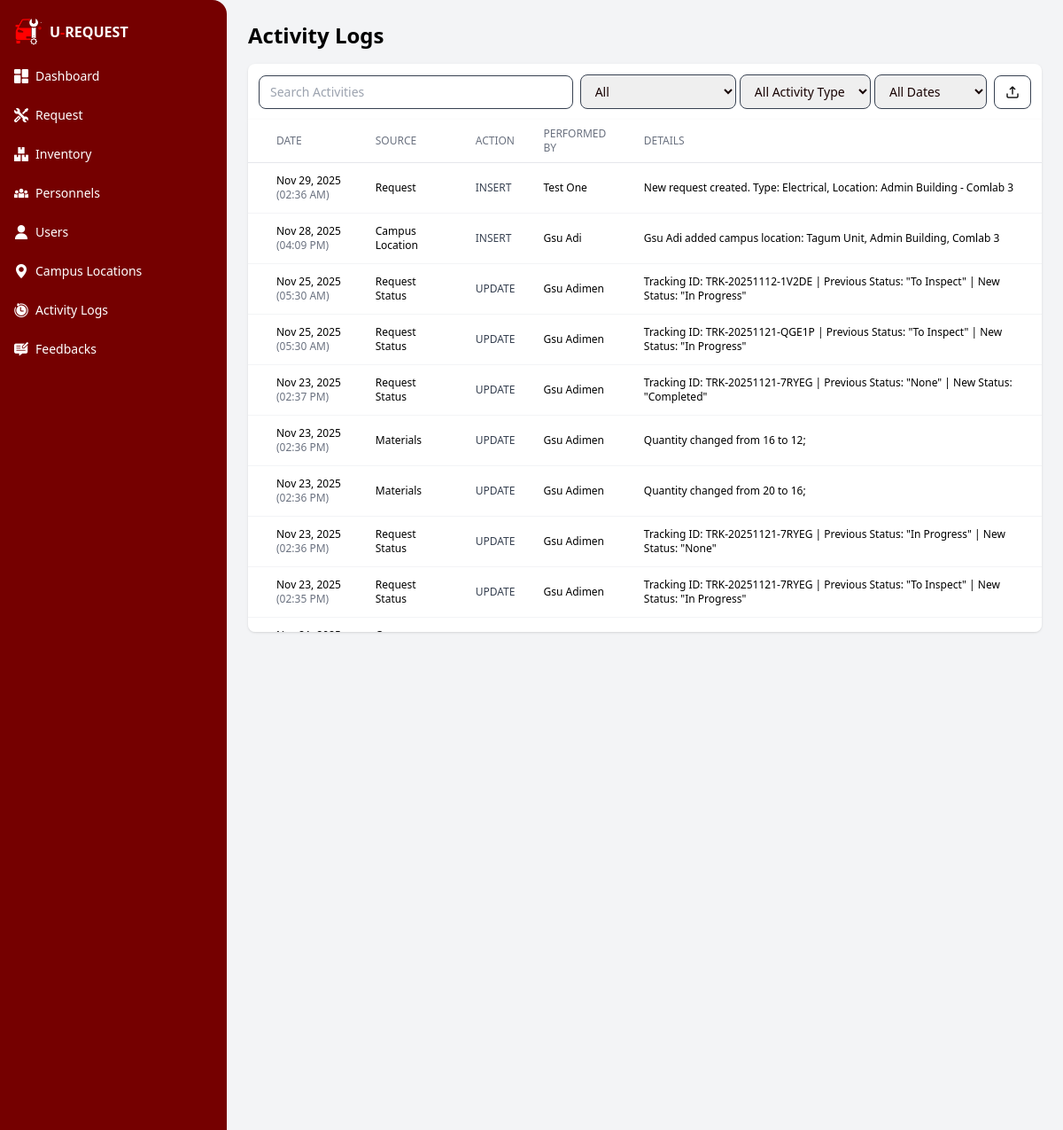
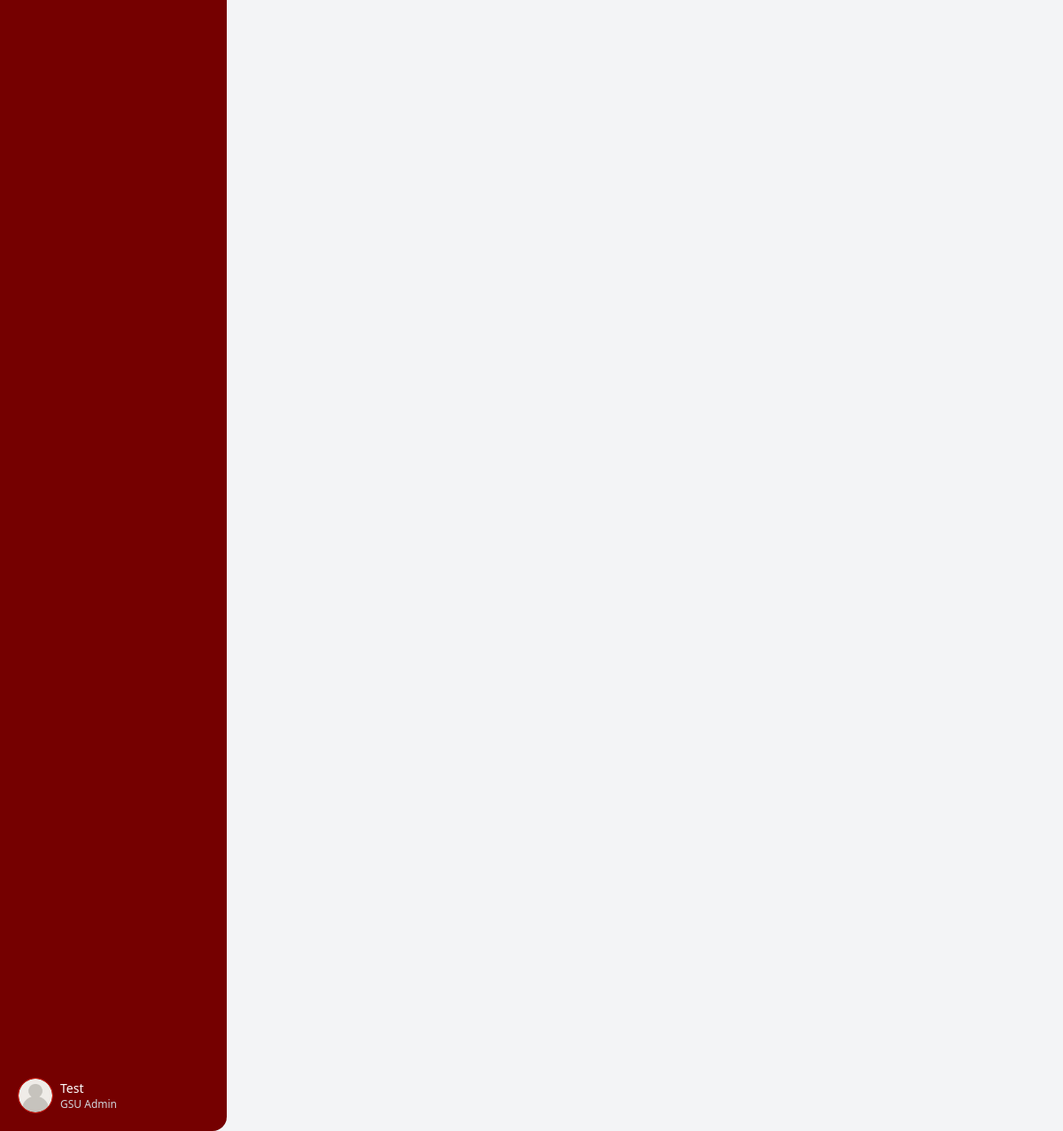
Page /app/modules/gsu_admin/views/logs.php (signed in) on the earlier database version (2 pictures, top to bottom).
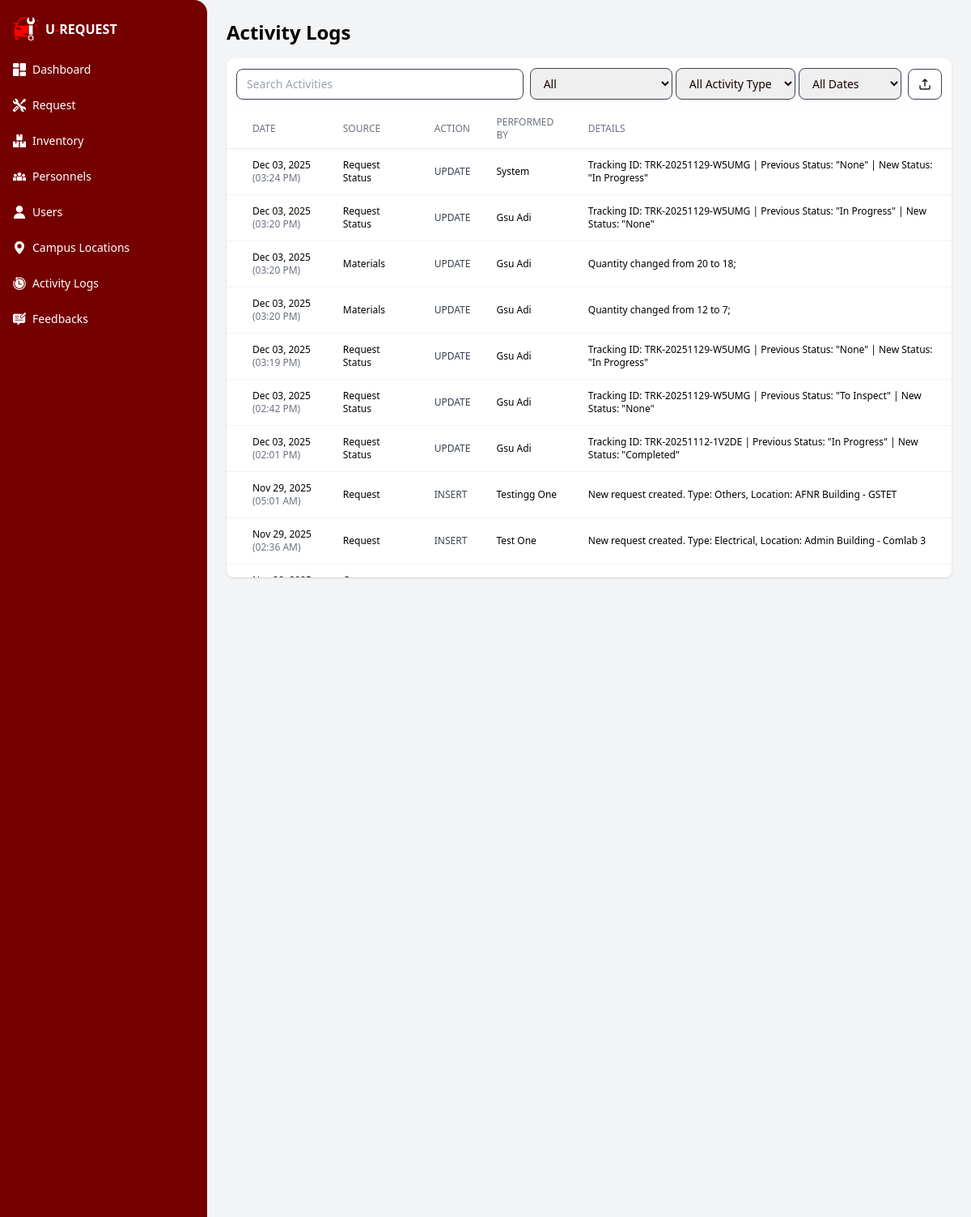
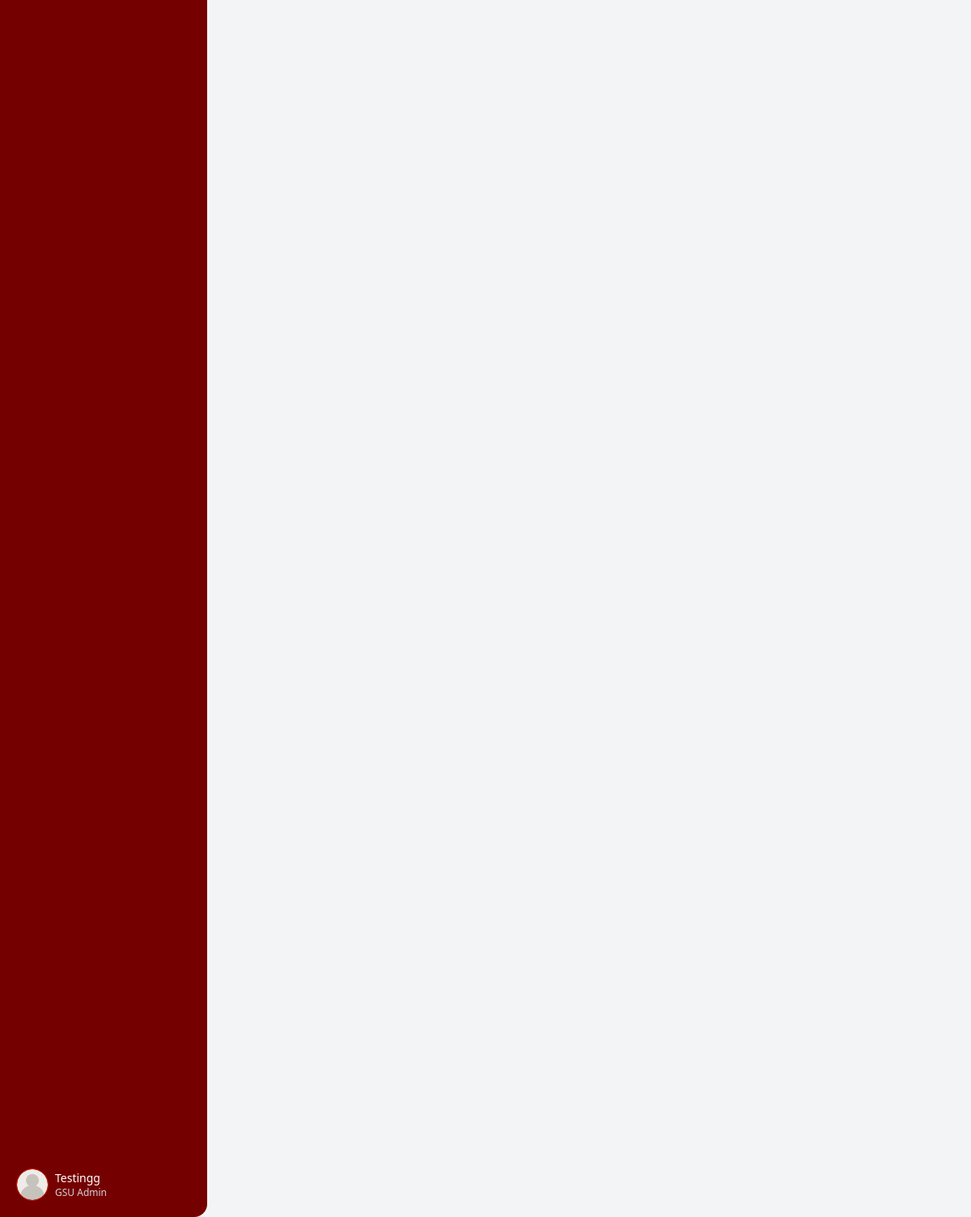
Same page on the later database version (2 pictures, top to bottom).
### tables this page shows
CREATE TABLE `activity_logs` (
  `logs_id` int(10) unsigned NOT NULL AUTO_INCREMENT,
  `source` varchar(150) NOT NULL,
  `name` varchar(150) NOT NULL,
  `action` enum('INSERT','UPDATE','DELETE') NOT NULL,
  `description` text DEFAULT NULL,
  `changed_at` timestamp NOT NULL DEFAULT current_timestamp(),
  PRIMARY KEY (`logs_id`)
);

### app/core/BaseModel.php (called while the page is built, shortened)
<?php
class BaseModel {
    protected $host = 'localhost';
    protected $user = 'root';
    protected $pass = '';
    protected $name = 'u_request';
    private function connect() {
        $this->db = @new mysqli($this->host, $this->user, $this->pass, $this->name);
    }
}

### app/models/ActivityLogsModel.php (called while the page is built, shortened)
<?php
require_once __DIR__ . '/../core/BaseModel.php';
class ActivityLogsModel extends BaseModel {
   public function getLogs($sourceFilter = 'all', $actionFilter = 'all', $dateFilter = 'all', $limit = 100)
{
    $role = 'gsu';
    $accessLevelId = 0;
    if (isset($_SESSION['staff_id'])) {
        $staffId = $_SESSION['staff_id'];
        $stmt = $this->db->prepare("
            SELECT a.accessLevel_id, LOWER(aal.accessLevel_desc) AS role
            FROM administrator AS a
            JOIN admin_access_level AS aal ON a.accessLevel_id = aal.accessLevel_id
            WHERE a.staff_id = ?
        ");
        $stmt->bind_param("s", $staffId);
        $stmt->execute();
        $result = $stmt->get_result();
    }
    switch ($accessLevelId) {
        default: $role = 'gsu';
    }
    $accessRules = [
        'super' => [
            'gsu personnel', 'materials', 'request', 'request status',
            'assigned personnel', 'administrator', 'campus location',
            'driver', 'vehicle', 'vehicle request', 'vehicle request assignment', 'requester'
        ],
        'gsu' => [
            'gsu personnel', 'materials', 'request', 'request status',
            'assigned personnel', 'campus location'
        ],
        'motorpool' => [
            'driver', 'vehicle', 'vehicle request', 'vehicle request assignment'
        ]
    ];
    $allowedSources = $accessRules[$role] ?? [];
    $query = "
        SELECT
            changed_at AS timestamp,
            source,
            action AS action_type,
            name AS affected_item,
            description AS details
        FROM activity_logs
    ";
    $conditions = [];
    if (!empty($allowedSources)) {
        $escaped = array_map([$this->db, 'real_escape_string'], $allowedSources);
        $conditions[] = "source IN ('" . implode("','", $escaped) . "')";
    }
    $dateCondition = $this->buildDateCondition($dateFilter, 'changed_at');
    if (!empty($conditions)) {
        $query .= " WHERE " . implode(" AND ", $conditions);
    }
    $query .= " ORDER BY timestamp DESC LIMIT $limit";
    $result = $this->db->query($query);
    return $result ? $result->fetch_all(MYSQLI_ASSOC) : [];
}
    private function buildDateCondition($dateFilter, $column = 'changed_at') {
        switch ($dateFilter) {
            default: return "";
        }
    }
}

### app/controllers/ActivityLogsController.php (the view, shortened to what the changed rows need)
<?php
require_once __DIR__ . '/../models/ActivityLogsModel.php';
class ActivityLogsController {
    private $model;
    public function __construct() {
        $this->model = new ActivityLogsModel();
    }
    public function renderLogs($tableFilter = 'all', $actionFilter = 'all', $dateFilter = 'all') {
        $logs = $this->model->getLogs($tableFilter, $actionFilter, $dateFilter, 100);
        $html = "";
        foreach ($logs as $row) {
            $actionClass = "text-gray-700";
            $logData = htmlspecialchars(json_encode($row), ENT_QUOTES, 'UTF-8');
            $html .= '
            <tr
                data-log="' . $logData . '"
                @click="selected = JSON.parse($el.dataset.log); showDetails = true"
                class="hover:bg-gray-100 cursor-pointer text-left border-b border-gray-100 transition-colors duration-150 ease-in-out"
            >
                <td class="pl-8 py-3">
                ' . date('M d, Y', strtotime($row['timestamp'])) . '
                <span class="text-xs text-gray-500">(' . date('h:i A', strtotime($row['timestamp'])) . ')</span>
                </td>
                <td class="px-4 py-3">' . htmlspecialchars($row['source']) . '</td>
                <td class="px-4 py-3 ' . $actionClass . '">' . htmlspecialchars($row['action_type']) . '</td>
                <td class="px-4 py-3">' . htmlspecialchars($row['affected_item']) . '</td>
                <td class="px-4 py-3">' . htmlspecialchars($row['details']) . '</td>
            </tr>';
        }
        return $html;
    }
}

### app/components/gsu_menu.php (shortened to what the changed rows need)
<aside id="sidebar" class="bg-primary w-16 md:w-64 h-screen rounded-r-2xl text-text flex flex-col fixed z-50 transition-all duration-300">
  <div class="flex flex-col flex-1">
    <div class="p-2 md:p-3 mt-auto text-sm relative">
      <button id="profileButton" class="flex items-center w-full p-2 rounded-lg hover:bg-accent transition">
        <div class="hidden md:block pl-2 text-left">
          <p class="text-white text-sm font-medium">
            <?php echo htmlspecialchars($_SESSION['full_name'] ?? 'Guest'); ?>
          </p>
          <p class="text-xs text-gray-300">
            GSU Admin
          </p>
        </div>
      </button>
    </div>
  </div>
</aside>

Differences in the rows shown:
no longer on this page (row unchanged): activity_logs: changed_at "Nov 28, 2025", changed_at "04:09 PM", source "Campus Location", action "INSERT", name "Gsu Adi", description "Gsu Adi added campus location: Tagum Unit, Admin Building, Comlab 3"
no longer on this page (row unchanged): activity_logs: changed_at "Nov 25, 2025", changed_at "05:30 AM", source "Request Status", action "UPDATE", name "Gsu Adimen", description "Tracking ID: TRK-20251112-1V2DE | Previous Status: \"To Inspect\" | New Status: \"In Progress\""
no longer on this page (row unchanged): activity_logs: changed_at "Nov 25, 2025", changed_at "05:30 AM", source "Request Status", action "UPDATE", name "Gsu Adimen", description "Tracking ID: TRK-20251121-QGE1P | Previous Status: \"To Inspect\" | New Status: \"In Progress\""
no longer on this page (row unchanged): activity_logs: changed_at "Nov 23, 2025", changed_at "02:37 PM", source "Request Status", action "UPDATE", name "Gsu Adimen", description "Tracking ID: TRK-20251121-7RYEG | Previous Status: \"None\" | New Status: \"Completed\""
no longer on this page (row unchanged): activity_logs: changed_at "Nov 23, 2025", changed_at "02:36 PM", source "Materials", action "UPDATE", name "Gsu Adimen", description "Quantity changed from 16 to 12;"
no longer on this page (row unchanged): activity_logs: changed_at "Nov 23, 2025", changed_at "02:36 PM", source "Materials", action "UPDATE", name "Gsu Adimen", description "Quantity changed from 20 to 16;"
no longer on this page (row unchanged): activity_logs: changed_at "Nov 23, 2025", changed_at "02:36 PM", source "Request Status", action "UPDATE", name "Gsu Adimen", description "Tracking ID: TRK-20251121-7RYEG | Previous Status: \"In Progress\" | New Status: \"None\""
no longer on this page (row unchanged): activity_logs: changed_at "Nov 23, 2025", changed_at "02:35 PM", source "Request Status", action "UPDATE", name "Gsu Adimen", description "Tracking ID: TRK-20251121-7RYEG | Previous Status: \"To Inspect\" | New Status: \"In Progress\""
added activity_logs: changed_at "Dec 03, 2025", changed_at "03:24 PM", source "Request Status", action "UPDATE", name "System", description "Tracking ID: TRK-20251129-W5UMG | Previous Status: \"None\" | New Status: \"In Progress\""
added activity_logs: changed_at "Dec 03, 2025", changed_at "03:20 PM", source "Request Status", action "UPDATE", name "Gsu Adi", description "Tracking ID: TRK-20251129-W5UMG | Previous Status: \"In Progress\" | New Status: \"None\""
added activity_logs: changed_at "Dec 03, 2025", changed_at "03:20 PM", source "Materials", action "UPDATE", name "Gsu Adi", description "Quantity changed from 20 to 18;"
added activity_logs: changed_at "Dec 03, 2025", changed_at "03:20 PM", source "Materials", action "UPDATE", name "Gsu Adi", description "Quantity changed from 12 to 7;"
added activity_logs: changed_at "Dec 03, 2025", changed_at "03:19 PM", source "Request Status", action "UPDATE", name "Gsu Adi", description "Tracking ID: TRK-20251129-W5UMG | Previous Status: \"None\" | New Status: \"In Progress\""
added activity_logs: changed_at "Dec 03, 2025", changed_at "02:42 PM", source "Request Status", action "UPDATE", name "Gsu Adi", description "Tracking ID: TRK-20251129-W5UMG | Previous Status: \"To Inspect\" | New Status: \"None\""
added activity_logs: changed_at "Dec 03, 2025", changed_at "02:01 PM", source "Request Status", action "UPDATE", name "Gsu Adi", description "Tracking ID: TRK-20251112-1V2DE | Previous Status: \"In Progress\" | New Status: \"Completed\""
added activity_logs: changed_at "Nov 29, 2025", changed_at "05:01 AM", source "Request", action "INSERT", name "Testingg One", description "New request created. Type: Others, Location: AFNR Building - GSTET"
Other differences:
$_SESSION['full_name']: "Test" → "Testingg"
